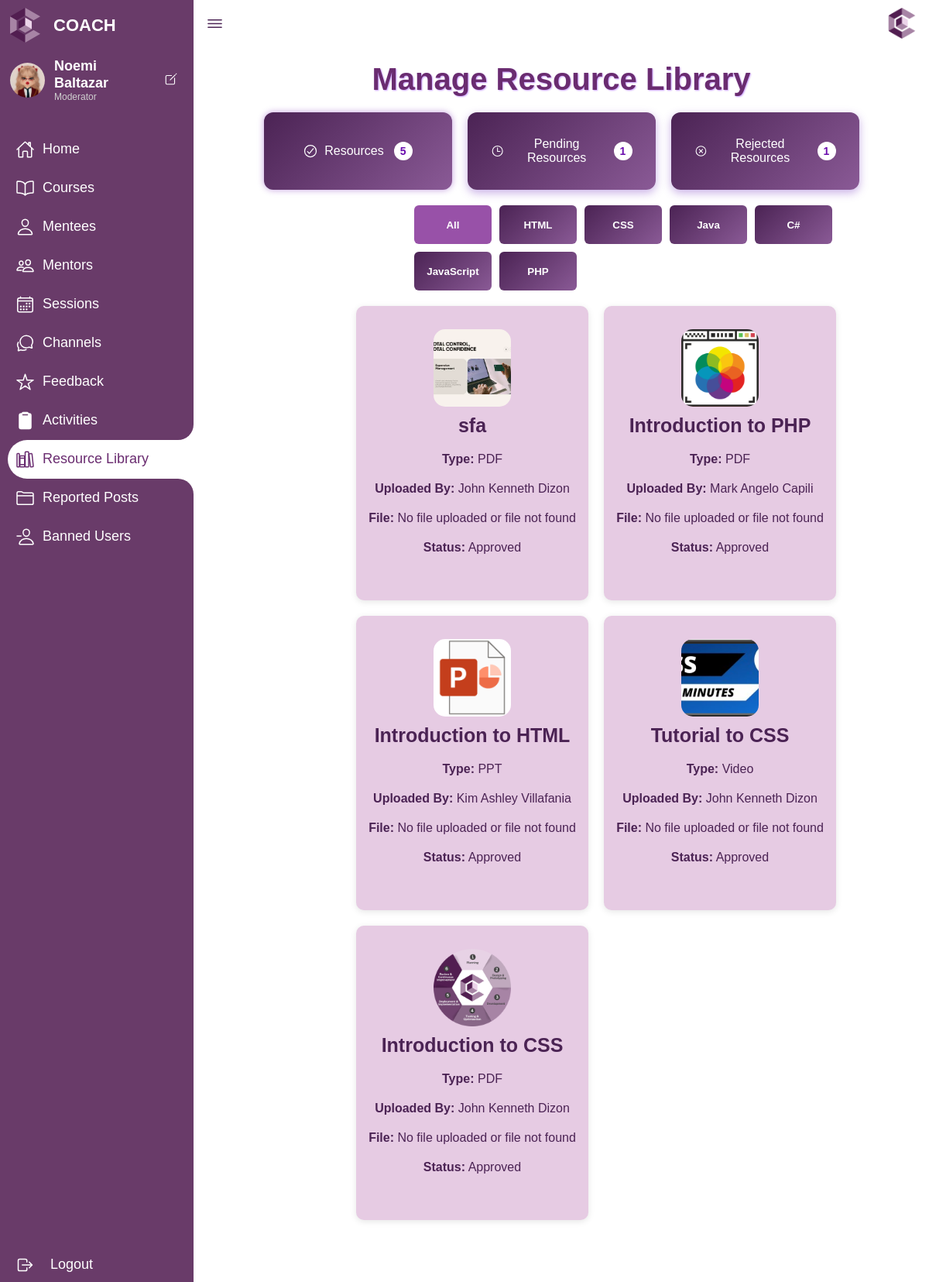
Before: /admin/resource.php (signed in) with the older database file.
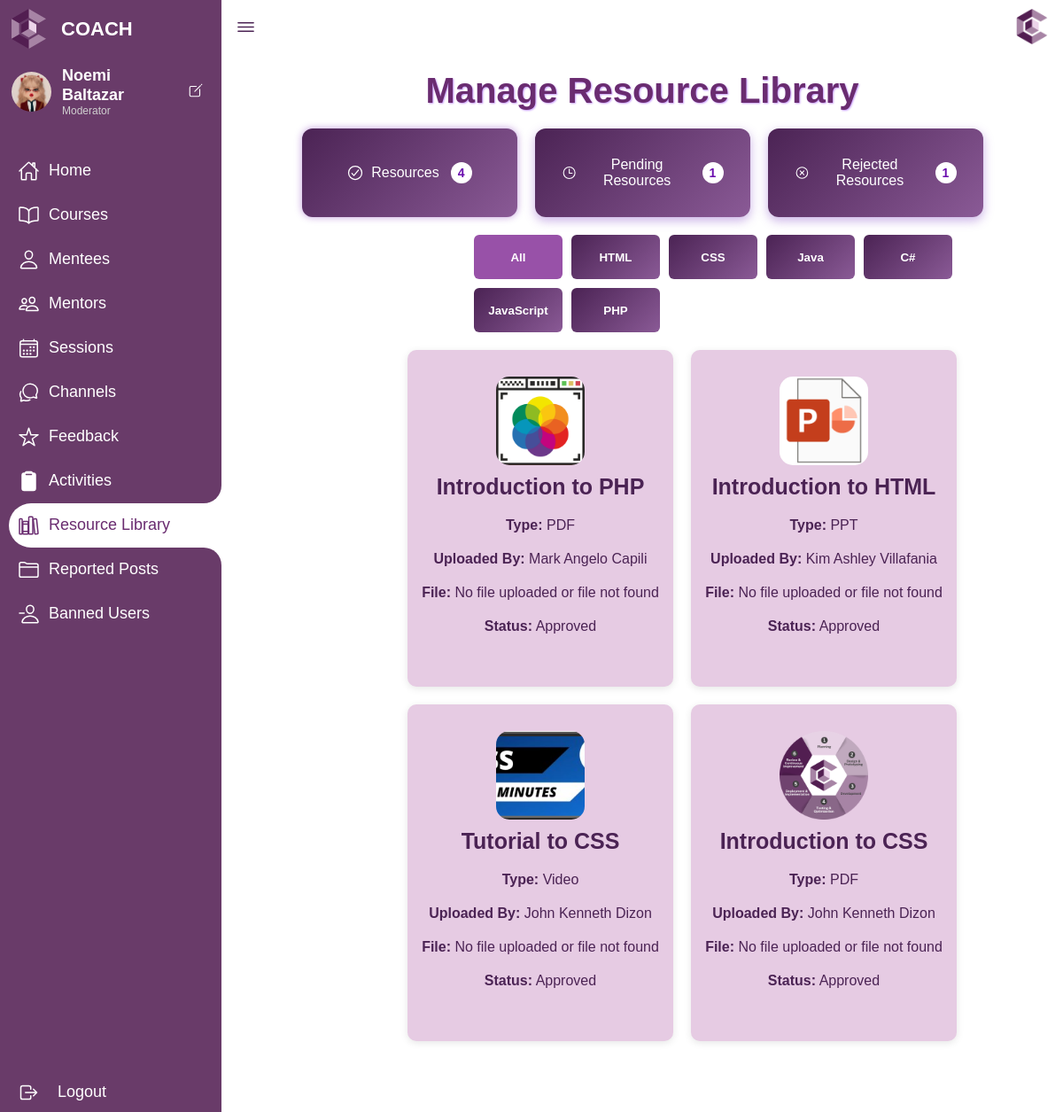
After: the same page with the newer database file.
### tables this page shows
CREATE TABLE `resources` (
  `Resource_ID` int(11) NOT NULL,
  `user_id` int(11) DEFAULT NULL,
  `UploadedBy` varchar(200) NOT NULL,
  `Resource_Title` varchar(200) NOT NULL,
  `Resource_Icon` varchar(200) NOT NULL,
  `Resource_Type` varchar(200) NOT NULL,
  `Resource_File` varchar(200) NOT NULL,
  `Category` varchar(70) NOT NULL,
  `Status` varchar(200) NOT NULL,
  `Reason` text NOT NULL
);

CREATE TABLE `users` (
  `user_id` int(11) NOT NULL,
  `username` varchar(70) NOT NULL,
  `password` varchar(255) NOT NULL,
  `user_type` enum('Mentee','Mentor','Admin','Super Admin') NOT NULL,
  `first_name` varchar(100) DEFAULT NULL,
  `last_name` varchar(100) DEFAULT NULL,
  `email` varchar(80) NOT NULL,
  `icon` varchar(200) DEFAULT NULL,
  `dob` date DEFAULT NULL,
  `gender` varchar(30) DEFAULT NULL,
  `contact_number` varchar(100) DEFAULT NULL,
  `mentored_before` varchar(20) DEFAULT NULL,
  `mentoring_experience` text DEFAULT NULL,
  `area_of_expertise` varchar(100) DEFAULT NULL,
  `resume` varchar(200) DEFAULT NULL,
  `certificates` varchar(200) DEFAULT NULL,
  `assessment_score` int(20) DEFAULT NULL,
  `status` varchar(60) DEFAULT NULL,
  `reason` text DEFAULT NULL,
  `email_verification` varchar(50) DEFAULT NULL,
  `contact_verification` varchar(50) DEFAULT NULL,
  `full_address` varchar(100) DEFAULT NULL,
  `student` varchar(20) DEFAULT NULL,
  `student_year_level` varchar(30) DEFAULT NULL,
  `occupation` varchar(40) DEFAULT NULL,
  `to_learn` text DEFAULT NULL
);

### admin/resource.php (the view, shortened to what the changed rows need)
<?php
require '../connection/db_connection.php';
$resources = [];
$sql = "SELECT r.*, u.first_name, u.last_name
        FROM resources r
        LEFT JOIN users u ON r.user_id = u.user_id
        ORDER BY r.Resource_ID DESC";
$res = $conn->query($sql);
if ($res && $res->num_rows > 0) {
  while ($row = $res->fetch_assoc()) {
    $resources[] = $row;
  }
}
$approvedCount = 0;
$pendingCount = 0;
$rejectedCount = 0;
foreach ($resources as $resource) {
    if ($resource['Status'] == 'Approved') {
        $approvedCount++;
    } elseif ($resource['Status'] == 'Under Review') {
        $pendingCount++;
    } elseif ($resource['Status'] == 'Rejected') {
        $rejectedCount++;
    }
}
?>
<!DOCTYPE html>
<html lang="en">
<head>
  <link rel="stylesheet" href="css/dashboard.css" />
  <link rel="stylesheet" href="css/resources.css" />
</head>
<body>
  <section class="dashboard">
    <div id="resourceLibraryContent" style="padding: 20px;">
    <h1 class="section-title" id="resourceTitle">Manage Resource Library</h1>
    <div class="dashboard">
      <div class="top-bar">
        <button class="filter-btn active" data-status="Approved">
          <ion-icon name="checkmark-circle-outline"></ion-icon>
          <span>Resources</span> <span id="approvedCount"><?php echo $approvedCount; ?></span>
        </button>
      </div>
      <div id="resourceContainer">
        <?php foreach ($resources as $resource): ?>
        <div class="resource-card"
             data-status="<?php echo htmlspecialchars($resource['Status']); ?>"
             data-category="<?php echo htmlspecialchars($resource['Category']); ?>">
          <?php if (!empty($resource['Resource_Icon']) && file_exists("../uploads/" . $resource['Resource_Icon'])): ?>
            <img src="../uploads/<?php echo htmlspecialchars($resource['Resource_Icon']); ?>" alt="Resource Icon" />
          <?php else: ?>
            <div class="no-image">No Image</div>
          <?php endif; ?>
          <h2><?php echo htmlspecialchars($resource['Resource_Title']); ?></h2>
          <p><strong>Type:</strong> <?php echo htmlspecialchars($resource['Resource_Type']); ?></p>
          <p><strong>Uploaded By:</strong> <?php echo htmlspecialchars($resource['first_name'] . ' ' . $resource['last_name']); ?></p>
          <?php if (!empty($resource['Resource_File']) && file_exists("../uploads/" . $resource['Resource_File'])): ?>
            <p><strong>File:</strong>
              <a href="view_resource.php?file=<?php echo urlencode($resource['Resource_File']); ?>&title=<?php echo urlencode($resource['Resource_Title']); ?>"
                 target="_blank" class="view-button">View</a>
            </p>
          <?php else: ?>
            <p><strong>File:</strong> No file uploaded or file not found</p>
          <?php endif; ?>
          <p class="status-label"><strong>Status:</strong> <?php echo htmlspecialchars($resource['Status']); ?></p>
        </div>
        <?php endforeach; ?>
      </div>
    </div>
  </div>
</section>
</body>
</html>

Changed rows visible on the page:
no longer on this page (row edited): resources: Resource_Icon (picture), Resource_Title "sfa", Resource_Type "PDF", user.last_name "John Kenneth Dizon", shows "File:", Status "Approved"
Other visible differences:
$approvedCount: "5" → "4"
